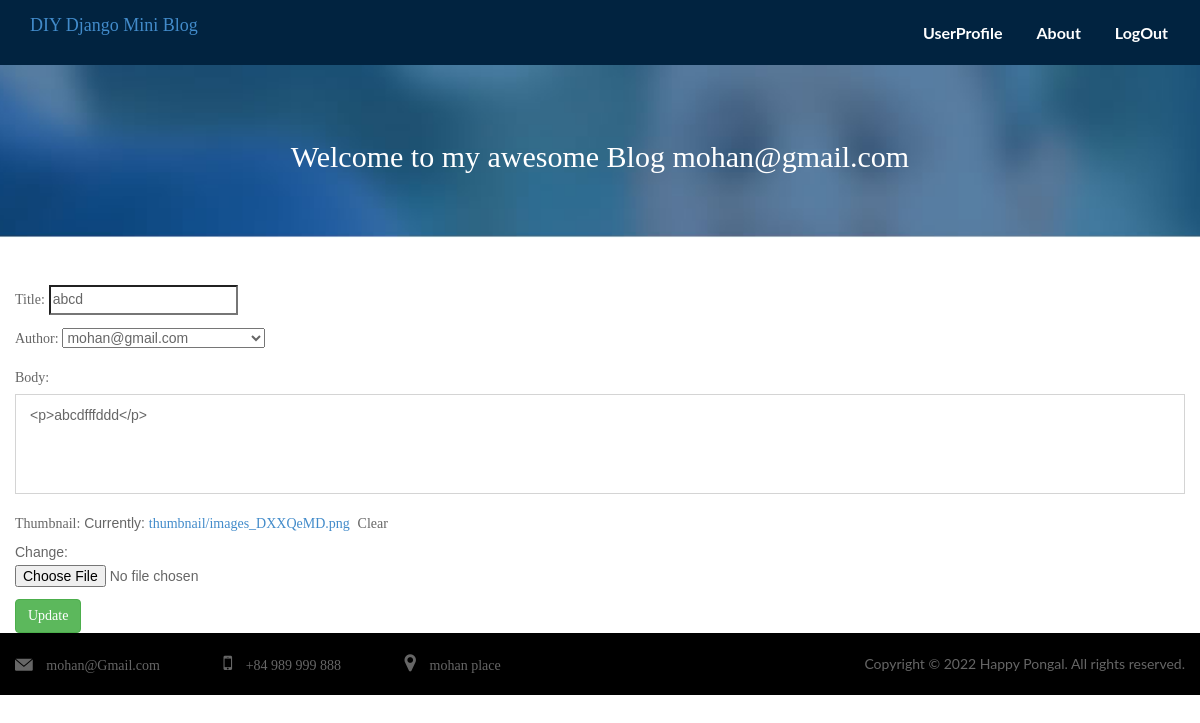
/update/3/ (signed in), run on the app's committed database.
### Blog/models.py (models this page shows, shortened)
class CustomUser(AbstractUser):
    username = None
    first_name = None
    last_name = None
    name = models.CharField(max_length=255,unique=True)
    email = models.EmailField(max_length=254, unique=True)
    mobile = models.BigIntegerField(unique=True)
    USERNAME_FIELD = 'email'
    REQUIRED_FIELDS = ['name', 'mobile']
    objects = CustomUserManager()
    def __str__(self):
        return str(self.email)
    class Meta:
        verbose_name = 'User'
        ordering = ['-date_joined']

class Post(models.Model):
    title = models.CharField(max_length=200, unique=True)
    author = models.ForeignKey(User, on_delete=models.CASCADE)
    Body = RichTextField()
    thumbnail = models.ImageField(upload_to='thumbnail', blank=True, null=True)
    posted_date_on = models.DateTimeField(auto_now_add=True)
    updated_on = models.DateTimeField(auto_now=True)
    class Meta:
        ordering = ['-posted_date_on']

### Blog/views.py (the view, shortened to what this page needs)
# urls.py: path('update/<int:pk>/', views.BlogUpdateView.as_view(), name='post_update'),
@method_decorator(login_required, name='dispatch')
class BlogUpdateView(UpdateView):
    model = Post
    template_name = 'blog_post/post_update.html'
    success_url = reverse_lazy('profile')
    context_object_name = 'post'
    fields = '__all__'

### templates/blog_post/post_update.html (shortened to what this page needs)
{% extends "blog_post/blog_base.html" %}
{% load crispy_forms_filters %}
{% load static %}
{% block content %}
<div class="container container-fluid">
<div class="card">
    <div class="card-header">
        <h5 class="card-title">Post Update #{{post.id }}</h5>
    </div>
    <div class="card-body">
        <form method="post">
             {{ form.as_p }}
            <button type="submit" class="btn btn-success">Update</button>
        </form>
    </div>
</div>
</div>
{% endblock %}

### templates/blog_post/blog_base.html (shortened to what this page needs)
<!DOCTYPE html>
{% load static %}
{% load crispy_forms_tags %}
<html lang="en">
<head>
    <link rel="stylesheet" type="text/css" href="{% static 'Blog/post/css/library/bootstrap.min.css' %}">
    <link rel="stylesheet" type="text/css" href="{% static 'Blog/post/css/library/font-awesome.min.css' %}">
    <link rel="stylesheet" type="text/css" href="{% static 'Blog/post/css/md-font.css' %}">
    <link rel="stylesheet" type="text/css" href="{% static 'Blog/post/css/style.css' %}">
</head>
<body id="page-top">
<div id="page-wrap">
    <header id="header" class="header">
        <div class="container mt-6 pt-8">
        <div class="navbar-header ">
              <a class="navbar-brand" href="{% url 'home' %}">DIY Django Mini Blog</a>
            </div>
            <nav class="navigation">
                <ul class="menu">
                    {% if user.is_authenticated %}
                    <li><a href="{% url 'profile' %}">UserProfile</a></li>
                    <li><a href="{% url 'about' %}">About</a></li>
                    <li><a href="{% url 'logout' %}">LogOut</a></li>
                                    {% else %}
                    <li><a href="{% url 'login' %}">Login</a></li>
                    <li><a href="{% url 'signup' %}">Register</a></li>
                   {% endif %}
                </ul>
            </nav>
        </div>
    </header>
    <section class="sub-banner sub-banner-course">
        <div class="awe-static bg-sub-banner-course"></div>
        <div class="container">
            <div class="sub-banner-content">
                        {% if user.is_authenticated %}
                         <h2 class="text-center">Welcome to my awesome Blog {{ user.email }}</h2>
                        {% else %}
                            <h2 class="text-center">Welcome to my awesome Blog</h2>
                        {% endif %}
            </div>
        </div>
    </section>
     {% block content %}
     {% endblock %}
    <footer id="footer" class="footer">
        <div class="second-footer">
            <div class="container">
                <div class="contact">
                    <div class="email">
                        <i class="icon md-email"></i>
                        <a href="#">mohan@Gmail.com</a>
                    </div>
                    <div class="phone">
                        <i class="fa fa-mobile"></i>
                        <span>+84 989 999 888</span>
                    </div>
                    <div class="address">
                        <i class="fa fa-map-marker"></i>
                        <span>mohan place</span>
                    </div>
                </div>
                <p class="copyright">Copyright © 2022 Happy Pongal. All rights reserved.</p>
            </div>
        </div>
    </footer>
</div>
</body>
</html>

### templates/blog_post/blog_base.html (style rules this page uses)
* { font-family: 'PT Serif', serif; }

### templates/blog_post/post_update.html (style rules this page uses)
h5,a,div,button { font-family: 'PT Serif', serif; }

### data on the page
CustomUser: email "mohan@gmail.com"
Post: title "abcd", author "mohan@gmail.com", Body "<p>abcdfffddd</p>"
